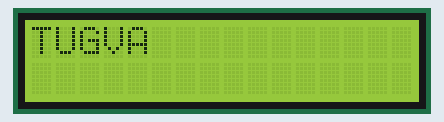
Simulated run of this sketch. Board: Arduino Uno, built with avr-gcc and run on an emulated ATmega328P. Parts: 16×2 character LCD.

Above: at 0.1 s.
At 2.1 s:
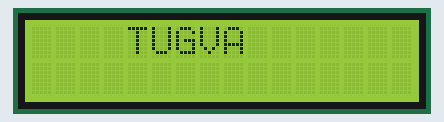
At 4.1 s:
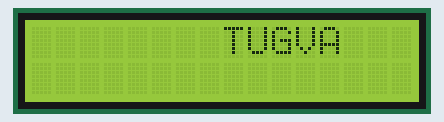
At 8.2 s:
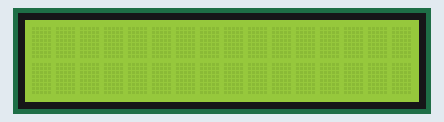
At 12.2 s:
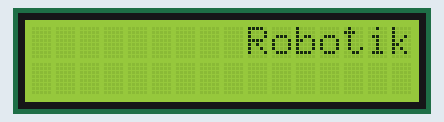
At 16.7 s:
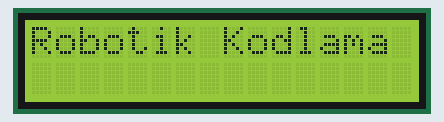

Measured:
- by itself, everything shown: repeats every 17.1 s, in 34 steps
- what the display in image 1 shows lasts 0.5 s, from 2.1 s to 2.6 s
- what the display in image 3 shows lasts 1.0 s, from 8.1 s to 9.1 s

The sketch:

Versiyon5.ino
```cpp
#include <LiquidCrystal.h>
LiquidCrystal lcd(12, 11, 5, 4, 3, 2);
void setup() {
lcd.begin(16, 2);
}
void loop() {
for (int x = 0; x <= 16; x++)
  {
    lcd.setCursor(x, 0);
    lcd.print("TUGVA");
    delay(500);
    lcd.clear();
  }
  for (int e = 16; e >= 0; e--)
  {
    lcd.setCursor(e, 0);
    lcd.print("Robotik Kodlama");
    delay(500);
    lcd.clear();
  }
}
```
